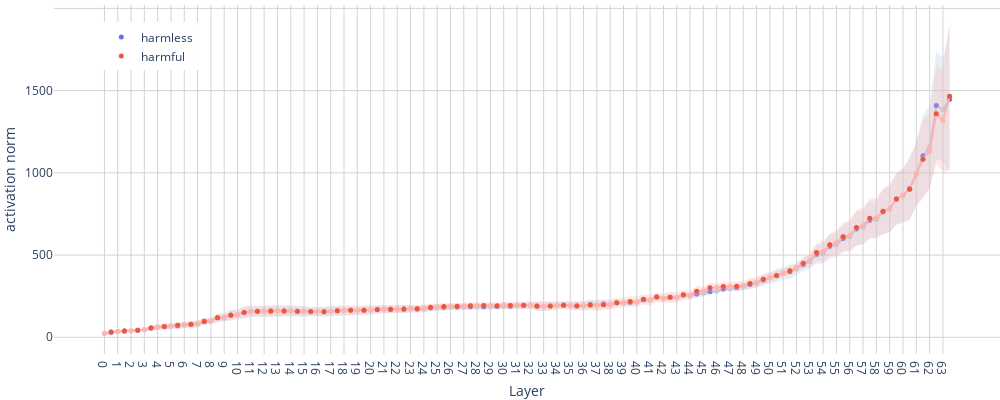

This figure's notebook cell:
### Code cell
num_layers, num_act_modules, num_tokens = similarity_scores.shape

chosen_token = -1
colour_map = {
    "harmless": plotly.colors.qualitative.Plotly[0],
    "harmful": plotly.colors.qualitative.Plotly[1],
    "neutral": plotly.colors.qualitative.Plotly[3],
}
colour_map_light = {
    "harmless": plotly.colors.qualitative.Pastel1[1],
    "harmful": plotly.colors.qualitative.Pastel1[0],
    "neutral": plotly.colors.qualitative.Pastel1[3],
}
colour_map_opaque = {
    "harmless": None,
    "harmful": 'rgba(251, 180, 174, 0.3)',
    "harmless": 'rgba(179, 205, 227, 0.3)',
}

# layers x resid_modules x tokens x batch x dim
acts = {"harmful": harmful_acts, "harmless": harmless_acts}

categories = ["harmless", "harmful"]
resid_modules = ["mid", "post"]

x_values = sum([[f"{l}", f"{l}-post"] for l in range(num_layers)], [])

fig = go.Figure()

for category in categories:
    normed_acts = acts[category].norm(dim=-1)
    mean_normed_acts = normed_acts.mean(dim=-1)
    
    y_values = mean_normed_acts[..., chosen_token].flatten().float()

    # mean
    fig.add_trace(
        go.Scatter(
            x=x_values,
            y=y_values,
            mode="lines+markers",
            yaxis="y",
            marker=dict(color=colour_map_light[category], size=5),
            showlegend=False,
        )
    )


    # variance
    fig.add_trace(
        variance_plot(
            x=x_values, 
            y=normed_acts[:, :, chosen_token].reshape(-1, normed_acts.shape[-1]), 
            yaxis="y", 
            fillcolor=colour_map_opaque[category], 
            showlegend=False
        )
    )
    
    # dot markers
    fig.add_trace(
        go.Scatter(
            x=x_values[1::2],
            y=y_values[1::2],
            name=f"{category}",
            mode="markers",
            yaxis="y",
            marker=dict(color=colour_map[category], size=5),
            showlegend=True,
        )
    )
    # for module_idx, module_name in enumerate(resid_modules):
    #     if module_name == "post":
    #         colour = colour_map[category]
    #     else:
    #         colour = colour_map_light[category]
    #     fig.add_trace(
    #         go.Scatter(
    #             x=x_values[module_idx::2],
    #             y=y_values[module_idx::2],
    #             name=f"{category}-{module_name}",
    #             mode="markers",
    #             yaxis="y",
    #             marker=dict(color=colour, size=3),
    #             showlegend=True,
    #         )
    #     )


fig.update_layout(
    # title=f"Activation norms at each layer for {MODEL_PATH}",
    plot_bgcolor="white",
    grid=dict(rows=1, columns=1),
    xaxis=dict(type="category", dtick=2, title="Layer", gridcolor="lightgrey"),
    yaxis=dict(title=f"activation norm", gridcolor="lightgrey", zeroline=False),
    hovermode="x unified",
    height=400,
    # width=20 + 12 * len(x_values),
    width=1000,
    margin=dict(l=0, r=0, t=0, b=0),
    legend=dict(x=.05, y=.95)
)
fig.show()

### Figure 1 — Plotly figure (JSON) as saved in the notebook; plotly's stock layout.template omitted (floating-point values rounded to 4 significant figures; data arrays with more than 128 entries replaced by an {"elided": "..."} marker saying what was removed)
{"data": [{"marker": {"color": "rgb(179,205,227)", "size": 5}, "mode": "lines+markers", "showlegend": false, "type": "scatter", "x": ["0", "0-post", "1", "1-post", "2", "2-post", "3", "3-post", "4", "4-post", "5", "5-post", "6", "6-post", "7", "7-post", "8", "8-post", "9", "9-post", "10", "10-post", "11", "11-post", "12", "12-post", "13", "13-post", "14", "14-post", "15", "15-post", "16", "16-post", "17", "17-post", "18", "18-post", "19", "19-post", "20", "20-post", "21", "21-post", "22", "22-post", "23", "23-post", "24", "24-post", "25", "25-post", "26", "26-post", "27", "27-post", "28", "28-post", "29", "29-post", "30", "30-post", "31", "31-post", "32", "32-post", "33", "33-post", "34", "34-post", "35", "35-post", "36", "36-post", "37", "37-post", "38", "38-post", "39", "39-post", "40", "40-post", "41", "41-post", "42", "42-post", "43", "43-post", "44", "44-post", "45", "45-post", "46", "46-post", "47", "47-post", "48", "48-post", "49", "49-post", "50", "50-post", "51", "51-post", "52", "52-post", "53", "53-post", "54", "54-post", "55", "55-post", "56", "56-post", "57", "57-post", "58", "58-post", "59", "59-post", "60", "60-post", "61", "61-post", "62", "62-post", "63", "63-post"], "y": [23.53, 31.1, 34.68, 37.9, 38.89, 43.12, 45.74, 56.86, 61.71, 63.93, 67.16, 70.77, 74.23, 77.81, 80.2, 95.03, 97.92, 118.2, 120.2, 135.2, 138.3, 151.3, 157.5, 157.1, 159.1, 158.7, 161.4, 159.6, 161.2, 157.3, 158.5, 155.9, 156.6, 154.8, 158.8, 161.7, 164.2, 165.1, 165.2, 164.5, 166.4, 168.0, 169.9, 169.3, 171.2, 171.1, 174.3, 171.6, 174.3, 177.7, 180.2, 183.2, 184.1, 184.3, 184.7, 185.5, 186.8, 185.1, 188.0, 187.7, 190.4, 188.2, 192.8, 193.1, 193.6, 188.4, 187.1, 190.9, 193.6, 196.7, 193.8, 191.3, 191.8, 199.2, 195.8, 202.0, 200.5, 210.5, 208.5, 213.0, 212.4, 227.9, 226.3, 245.5, 237.3, 244.1, 240.6, 256.5, 253.0, 263.8, 268.0, 278.8, 280.6, 293.4, 295.5, 303.5, 308.2, 321.5, 328.7, 348.3, 361.8, 374.9, 388.2, 398.3, 414.8, 442.8, 460.6, 504.3, 509.7, 553.3, 562.2, 600.8, 611.7, 658.2, 669.6, 712.3, 716.9, 761.6, 778.5, 840.9, 861.9, 904.6, 995.6, 1104.0, 1159.0, 1410.0, 1384.0, 1447.0], "yaxis": "y"}, {"fill": "toself", "fillcolor": "rgba(179, 205, 227, 0.3)", "line": {"color": "rgba(179, 205, 227, 0.3)", "width": 0}, "mode": "lines", "showlegend": false, "type": "scatter", "x": {"elided": "256 str values"}, "y": {"elided": "256 float values"}, "yaxis": "y"}, {"marker": {"color": "#636EFA", "size": 5}, "mode": "markers", "name": "harmless", "showlegend": true, "type": "scatter", "x": ["0-post", "1-post", "2-post", "3-post", "4-post", "5-post", "6-post", "7-post", "8-post", "9-post", "10-post", "11-post", "12-post", "13-post", "14-post", "15-post", "16-post", "17-post", "18-post", "19-post", "20-post", "21-post", "22-post", "23-post", "24-post", "25-post", "26-post", "27-post", "28-post", "29-post", "30-post", "31-post", "32-post", "33-post", "34-post", "35-post", "36-post", "37-post", "38-post", "39-post", "40-post", "41-post", "42-post", "43-post", "44-post", "45-post", "46-post", "47-post", "48-post", "49-post", "50-post", "51-post", "52-post", "53-post", "54-post", "55-post", "56-post", "57-post", "58-post", "59-post", "60-post", "61-post", "62-post", "63-post"], "y": [31.1, 37.9, 43.12, 56.86, 63.93, 70.77, 77.81, 95.03, 118.2, 135.2, 151.3, 157.1, 158.7, 159.6, 157.3, 155.9, 154.8, 161.7, 165.1, 164.5, 168.0, 169.3, 171.1, 171.6, 177.7, 183.2, 184.3, 185.5, 185.1, 187.7, 188.2, 193.1, 188.4, 190.9, 196.7, 191.3, 199.2, 202.0, 210.5, 213.0, 227.9, 245.5, 244.1, 256.5, 263.8, 278.8, 293.4, 303.5, 321.5, 348.3, 374.9, 398.3, 442.8, 504.3, 553.3, 600.8, 658.2, 712.3, 761.6, 840.9, 904.6, 1104.0, 1410.0, 1447.0], "yaxis": "y"}, {"marker": {"color": "rgb(251,180,174)", "size": 5}, "mode": "lines+markers", "showlegend": false, "type": "scatter", "x": ["0", "0-post", "1", "1-post", "2", "2-post", "3", "3-post", "4", "4-post", "5", "5-post", "6", "6-post", "7", "7-post", "8", "8-post", "9", "9-post", "10", "10-post", "11", "11-post", "12", "12-post", "13", "13-post", "14", "14-post", "15", "15-post", "16", "16-post", "17", "17-post", "18", "18-post", "19", "19-post", "20", "20-post", "21", "21-post", "22", "22-post", "23", "23-post", "24", "24-post", "25", "25-post", "26", "26-post", "27", "27-post", "28", "28-post", "29", "29-post", "30", "30-post", "31", "31-post", "32", "32-post", "33", "33-post", "34", "34-post", "35", "35-post", "36", "36-post", "37", "37-post", "38", "38-post", "39", "39-post", "40", "40-post", "41", "41-post", "42", "42-post", "43", "43-post", "44", "44-post", "45", "45-post", "46", "46-post", "47", "47-post", "48", "48-post", "49", "49-post", "50", "50-post", "51", "51-post", "52", "52-post", "53", "53-post", "54", "54-post", "55", "55-post", "56", "56-post", "57", "57-post", "58", "58-post", "59", "59-post", "60", "60-post", "61", "61-post", "62", "62-post", "63", "63-post"], "y": [23.89, 31.5, 34.84, 38.12, 39.22, 43.03, 45.74, 57.22, 62.26, 65.09, 68.89, 72.96, 76.51, 79.53, 81.95, 97.53, 100.6, 118.8, 120.8, 134.6, 137.8, 151.3, 157.6, 158.0, 160.3, 159.5, 161.5, 160.2, 161.9, 158.3, 159.3, 156.7, 157.5, 155.8, 158.8, 161.1, 163.6, 164.2, 164.3, 163.8, 166.3, 169.1, 171.4, 170.3, 171.9, 171.6, 175.4, 173.4, 178.6, 182.4, 185.1, 187.8, 189.2, 189.5, 190.8, 191.7, 194.0, 192.7, 193.9, 191.3, 195.3, 192.6, 196.2, 194.3, 195.8, 190.6, 188.8, 190.0, 194.3, 195.4, 194.0, 190.9, 192.9, 195.9, 192.6, 198.3, 198.0, 210.0, 210.7, 217.0, 216.9, 230.7, 225.8, 244.4, 237.8, 243.8, 241.8, 258.9, 255.3, 280.1, 281.3, 301.2, 302.5, 308.9, 309.4, 310.5, 314.5, 327.6, 334.2, 352.4, 364.4, 376.1, 391.3, 404.3, 423.9, 450.5, 469.9, 515.3, 522.4, 563.4, 575.9, 611.5, 621.3, 667.4, 679.6, 723.2, 726.2, 766.5, 784.8, 840.9, 865.6, 900.1, 990.8, 1083.0, 1133.0, 1360.0, 1317.0, 1465.0], "yaxis": "y"}, {"fill": "toself", "fillcolor": "rgba(251, 180, 174, 0.3)", "line": {"color": "rgba(251, 180, 174, 0.3)", "width": 0}, "mode": "lines", "showlegend": false, "type": "scatter", "x": {"elided": "256 str values"}, "y": {"elided": "256 float values"}, "yaxis": "y"}, {"marker": {"color": "#EF553B", "size": 5}, "mode": "markers", "name": "harmful", "showlegend": true, "type": "scatter", "x": ["0-post", "1-post", "2-post", "3-post", "4-post", "5-post", "6-post", "7-post", "8-post", "9-post", "10-post", "11-post", "12-post", "13-post", "14-post", "15-post", "16-post", "17-post", "18-post", "19-post", "20-post", "21-post", "22-post", "23-post", "24-post", "25-post", "26-post", "27-post", "28-post", "29-post", "30-post", "31-post", "32-post", "33-post", "34-post", "35-post", "36-post", "37-post", "38-post", "39-post", "40-post", "41-post", "42-post", "43-post", "44-post", "45-post", "46-post", "47-post", "48-post", "49-post", "50-post", "51-post", "52-post", "53-post", "54-post", "55-post", "56-post", "57-post", "58-post", "59-post", "60-post", "61-post", "62-post", "63-post"], "y": [31.5, 38.12, 43.03, 57.22, 65.09, 72.96, 79.53, 97.53, 118.8, 134.6, 151.3, 158.0, 159.5, 160.2, 158.3, 156.7, 155.8, 161.1, 164.2, 163.8, 169.1, 170.3, 171.6, 173.4, 182.4, 187.8, 189.5, 191.7, 192.7, 191.3, 192.6, 194.3, 190.6, 190.0, 195.4, 190.9, 195.9, 198.3, 210.0, 217.0, 230.7, 244.4, 243.8, 258.9, 280.1, 301.2, 308.9, 310.5, 327.6, 352.4, 376.1, 404.3, 450.5, 515.3, 563.4, 611.5, 667.4, 723.2, 766.5, 840.9, 900.1, 1083.0, 1360.0, 1465.0], "yaxis": "y"}], "layout": {"grid": {"columns": 1, "rows": 1}, "height": 400, "hovermode": "x unified", "legend": {"x": 0.05, "y": 0.95}, "margin": {"b": 0, "l": 0, "r": 0, "t": 0}, "plot_bgcolor": "white", "width": 1000, "xaxis": {"dtick": 2, "gridcolor": "lightgrey", "title": {"text": "Layer"}, "type": "category"}, "yaxis": {"gridcolor": "lightgrey", "title": {"text": "activation norm"}, "zeroline": false}}}
